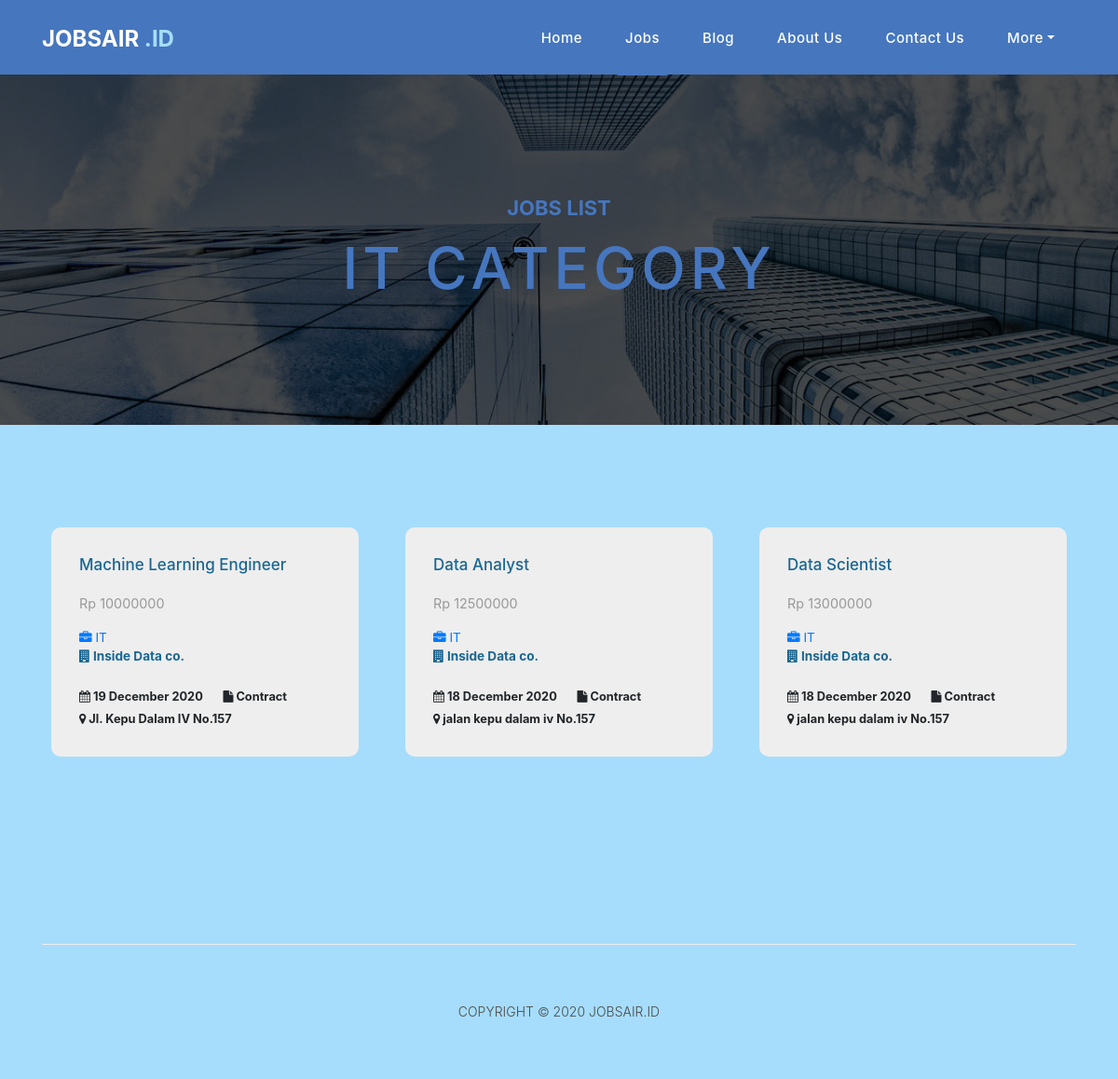
The app's page /jobs/categories/IT/, older data.
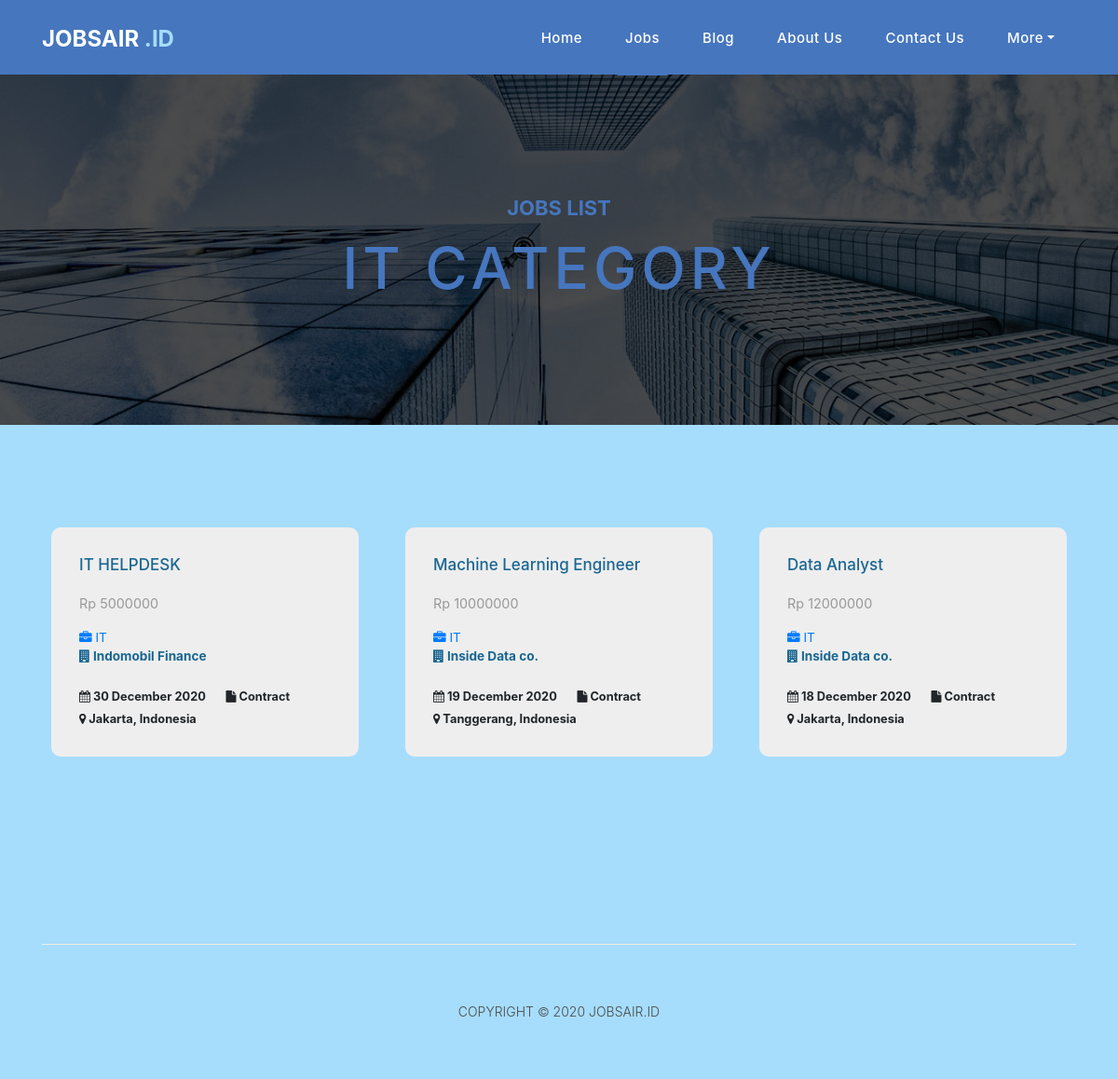
The same page, newer data.
### Jobsair_id/models.py (models this page shows, shortened)
class Post(models.Model):
    author = models.ForeignKey(settings.AUTH_USER_MODEL,
                               on_delete=models.CASCADE)
    company = models.CharField(max_length=100)
    title = models.CharField(max_length=100)
    category = models.CharField(max_length=100, default='uncategorized')
    salary = models.BigIntegerField(blank=True, null=True)
    job_desc = models.TextField()
    created_date = models.DateTimeField(default=timezone.now)
    published_date = models.DateTimeField(blank=True, null=True)
    email = models.EmailField()
    address = models.TextField(blank=True, null=True)
    comp_link = models.URLField(blank=True, null=True)

### Jobsair_id/views.py (the view)
# urls.py: path('jobs/categories/<str:cats>/', views.job_category, name='job_category'),
def job_category(request, cats):
    categories = Post.objects.filter(category=cats).order_by('published_date').reverse()
    paginator = Paginator(categories, 6)
    page_number = request.GET.get('page', 1)
    page = paginator.get_page(page_number)
    return render(request,
                  'Jobsair_id/post_category.html',
                  {'cats': cats, 'page': page})

### Jobsair_id/templates/Jobsair_id/post_category.html (shortened to what this page needs)
{% extends 'Jobsair_id/base.html' %}
{% load static %}
{% block content %}
  <div class="page-heading contact-heading header-text" style="background-image: url({% static 'Jobsair_id/assets/images/heading-4-1920x500.jpg' %});">
    <div class="container">
      <div class="row">
        <div class="col-md-12">
          <div class="text-content">
            <h4>JOBS LIST</h4>
            <h2>{{ cats|title }} Category</h2>
          </div>
        </div>
      </div>
    </div>
  </div>
  <div class="products container">
    <div class="row">
      <div class="col-md-12">
        <div class="row">
          {% for post in page %}
          <div class="col-md-4">
            <div class="product-item">
              <div class="down-content">
                <a href="{% url 'post_detail' pk=post.pk %}"><h4>{{ post.title }}</h4></a>
                <h6><small>Rp {{ post.salary }}</small></h6>
                <h4>
                  <small><a href="{% url 'job_category' post.category %}">
                  <i class="fa fa-briefcase"></i> {{ post.category }} </a>
                  <br>
                  <strong><i class="fa fa-building"></i> {{ post.company }}</strong></small>
                </h4>
                <small>
                     <strong title="Posted on"><i class="fa fa-calendar"></i> {{ post.published_date | date:'d F Y' }}</strong> &nbsp;&nbsp;&nbsp;&nbsp;
                     <strong title="Type"><i class="fa fa-file"></i> Contract</strong>
                     <br>
                     <strong title="Location"><i class="fa fa-map-marker"></i> {{ post.address|truncatechars:30 }}</strong>
                </small>
              </div>
            </div>
          </div>
        {% endfor %}
        </div>
      </div>
    </div>
  </div>
  <div class="products">
    <div class="container">
      <div class="col-md-12">
      </div>
    </div>
  </div>
{% endblock %}

Row changes from the older to the newer data that the page shows:
no longer on this page (row edited): Post: title "Data Scientist", salary "13000000", category "IT", company "Inside Data co.", published_date "18 December 2020", address "jalan kepu dalam iv No.157"
added Post: title "IT HELPDESK", salary "5000000", category "IT", company "Indomobil Finance", published_date "30 December 2020", address "Jakarta, Indonesia"
changed Post "Machine Learning Engineer": address "Jl. Kepu Dalam IV No.157" → "Tanggerang, Indonesia"
changed Post "Data Analyst": salary "12500000" → "12000000"; address "jalan kepu dalam iv No.157" → "Jakarta, Indonesia"
